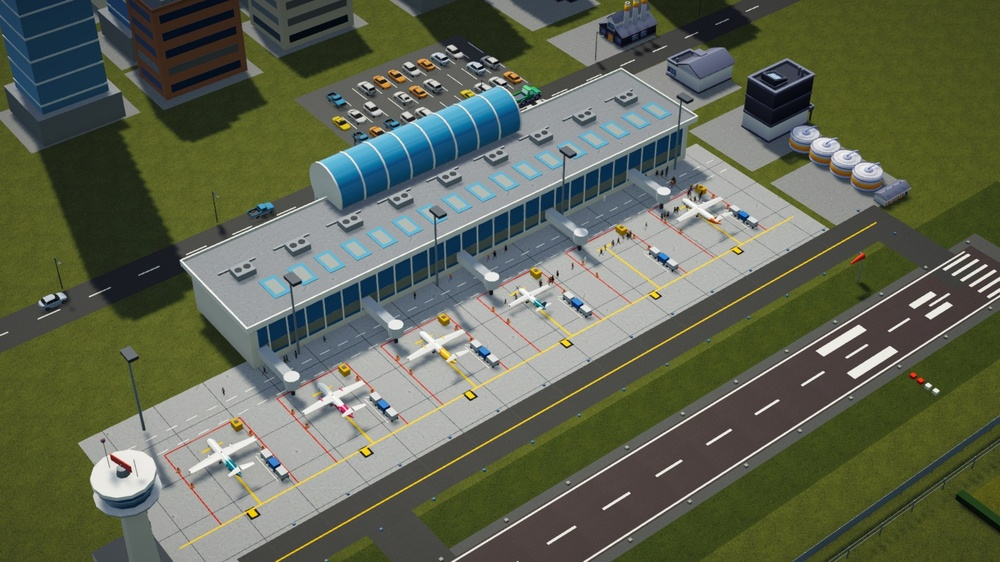
#> input picture Assets/Resources/UI/Loading/hero.jpg, 1000 x 562 px, shrunk from 1600 x 900 before the run
$ python -i surfaces.py   (imports and definitions only)
#> lines starting #> are read from the running program, lines starting #| are printed output that depends on the picture
#!/usr/bin/env python3
"""Tileable ground textures (CC0): Poly Haven ids, or "acg:<id>" from ambientCG. Writes Resources/Textures/<Name>.jpg and
<Name>Normal.jpg (1k).   python3 Tools/art/surfaces.py"""
import io, json, os, sys, urllib.request, zipfile
ROOT = os.path.dirname(os.path.dirname(os.path.dirname(os.path.abspath(__file__))))
OUT = os.path.join(ROOT, "Assets", "Resources", "Textures")
UA = {"User-Agent": "Crosswind-asset-pipeline"}
SURFACES = {"Asphalt": "asphalt_track", "Tarmac": "clean_asphalt", "Concrete": "concrete_floor_worn_001", "Grass": "acg:Grass001"}
def get(url): return urllib.request.urlopen(urllib.request.Request(url, headers=UA), timeout=120).read()
def tone(path, keep=0.5, tint=(1.1, 1.0, 0.92)):
    """Airfield grass is dry and pale, not a lawn: pull the scan halfway to grey and warm it a little."""
#> called with keep = 0.5, tint = (1.1, 1, 0.92)
    from PIL import Image
    im = Image.open(path).convert("RGB"); grey = im.convert("L").convert("RGB")
#> in tone, im is the input picture: PIL image 1000x562 RGB; mean R, G, B 95.6, 101.8, 83.3
#> after `grey = im.convert('L').convert('RGB')`:
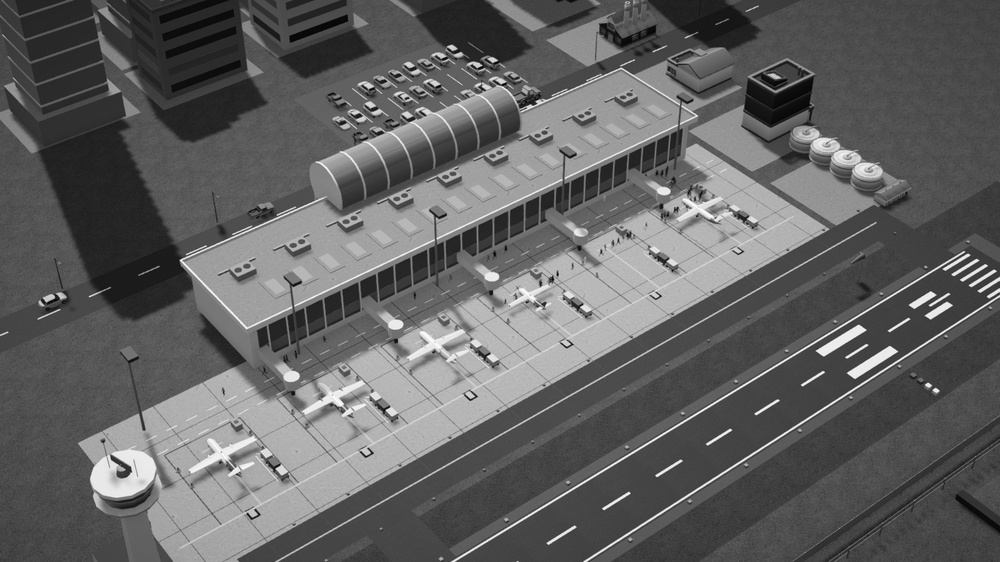
#> grey: PIL image 1000x562 RGB; min 0, max 255, mean 97.8
    im = Image.blend(grey, im, keep)
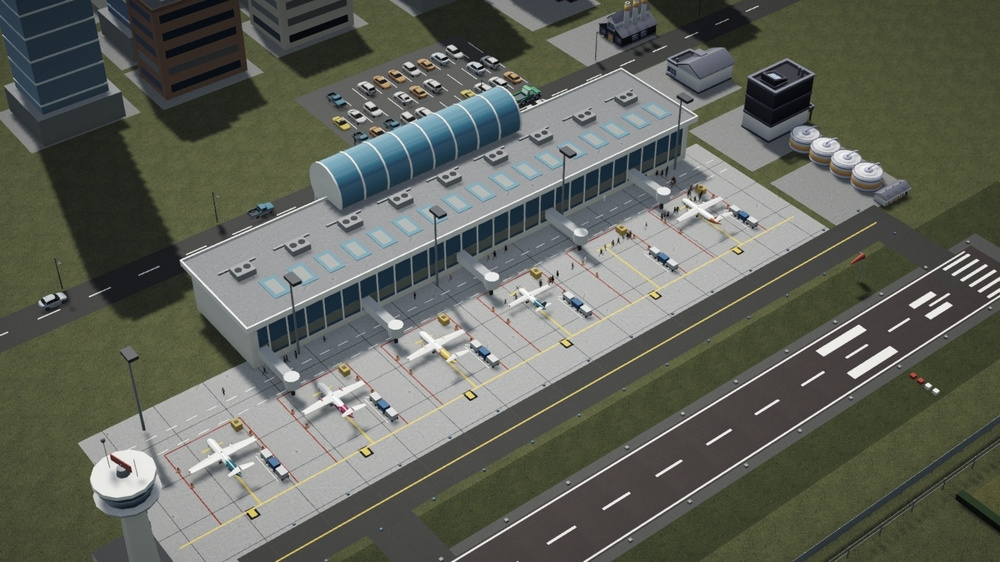
#> im: PIL image 1000x562 RGB; mean R, G, B 96.4, 99.5, 90.3
    r, g, b = im.split()
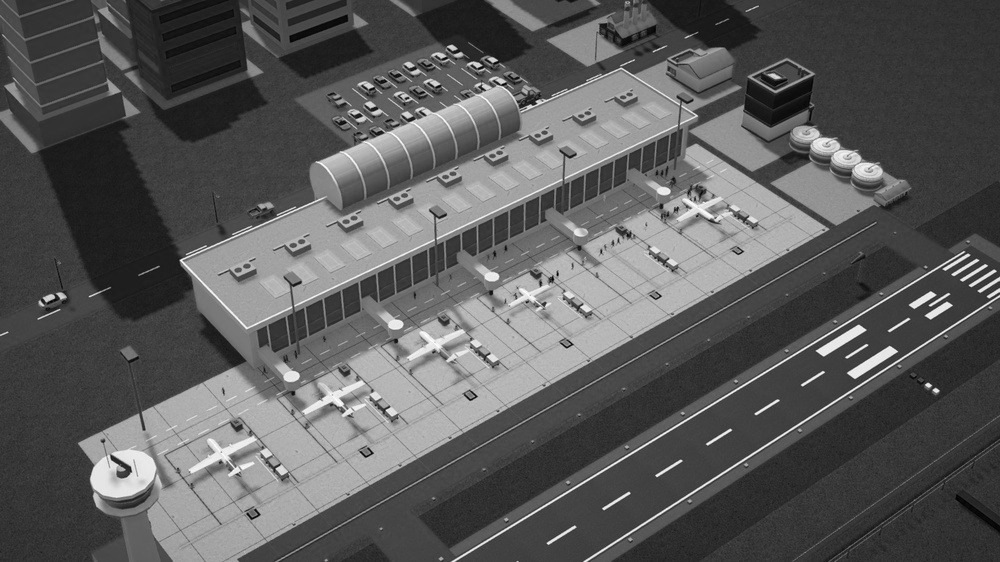
#> b: PIL image 1000x562 L; min 0, max 255, mean 90.3
    im = Image.merge("RGB", [c.point(lambda v, k=k: min(255, int(v * k))) for c, k in zip((r, g, b), tint)])
    im.save(path, quality=92)

# [17 lines not run here, left out]

>>> result = tone('../../Assets/Resources/UI/Loading/hero.jpg')
